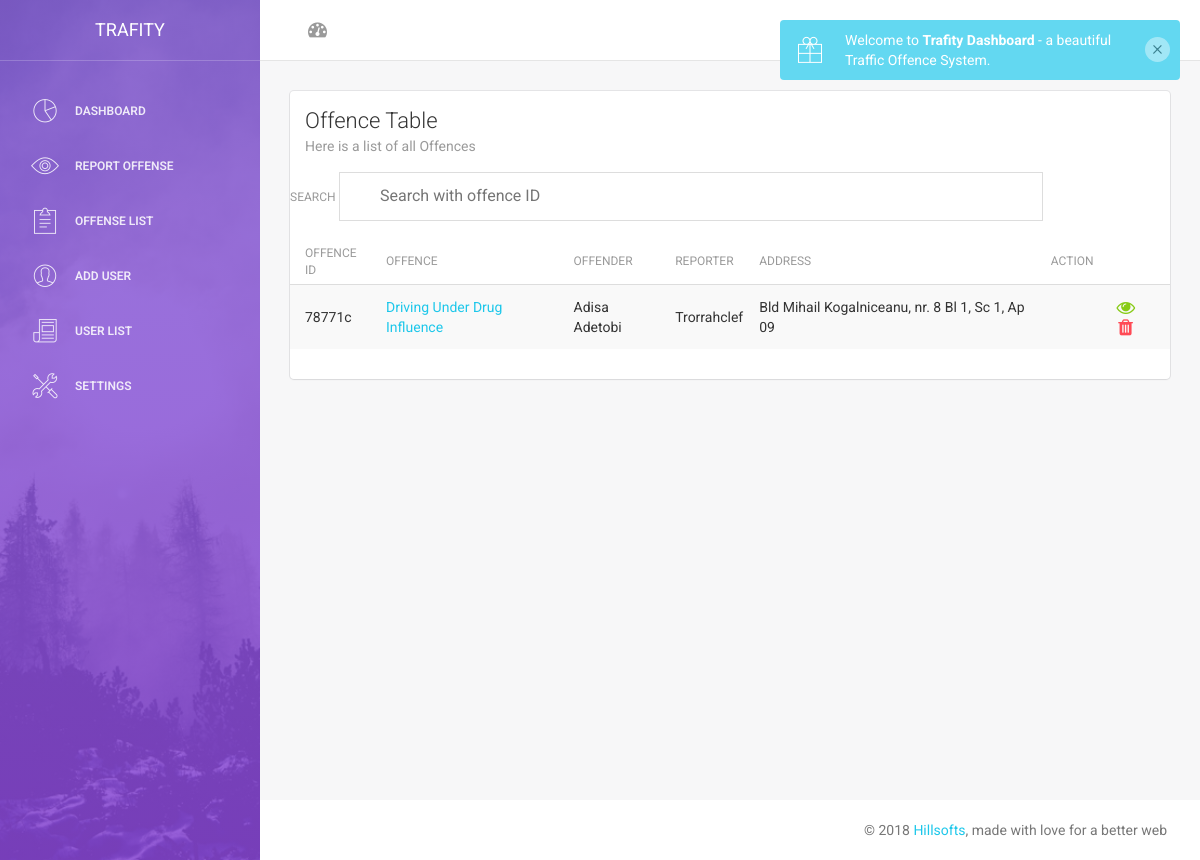
The page /view-offence.php (signed in) on the database its author committed.
### tables this page shows
CREATE TABLE IF NOT EXISTS `site_settings` (
  `id` int(11) NOT NULL,
  `site_name` varchar(300) NOT NULL,
  `site_desc` varchar(2000) NOT NULL,
  `email` varchar(300) NOT NULL,
  `phone` varchar(300) NOT NULL,
  `address` varchar(500) NOT NULL,
  `city` varchar(300) NOT NULL,
  `country` varchar(300) NOT NULL
);

CREATE TABLE IF NOT EXISTS `reported_offence` (
  `id` int(11) NOT NULL,
  `offence_id` varchar(200) NOT NULL,
  `vehicle_no` varchar(200) NOT NULL,
  `driver_license` varchar(300) NOT NULL,
  `name` varchar(500) NOT NULL,
  `address` varchar(1000) NOT NULL,
  `gender` varchar(300) NOT NULL,
  `officer_reporting` varchar(500) NOT NULL,
  `offence` varchar(1000) NOT NULL,
  `date` date NOT NULL
);

### view-offence.php (the view, shortened to what this page needs)
<?php include"sidebar.php"?>
        <div class="content">
            <div class="container-fluid">
                <div class="row">
                    <div class="col-md-12">
                        <div class="card">
                            <div class="header">
                                <h4 class="title">Offence Table</h4>
                                <p class="category">Here is a list of all Offences</p>
                            </div>
                            <div class="content table-responsive table-full-width">
							 <label for="filter">Search</label> <input type="text" name="filter" value="" id="myInput" placeholder="Search with offence ID" onkeyup="myFunction()"/>
                                <table class="table table-hover table-striped" id="myTable">
                                    <thead>
                                        <th>Offence ID</th>
                                    	<th>Offence</th>
                                    	<th>Offender</th>
                                    	<th>Reporter</th>
                                    	<th>Address</th>
										<th>Action</th>
                                    </thead>
                                    <tbody>
									<?php
	$result = $db->prepare("SELECT * FROM reported_offence ORDER BY id DESC");
	$result->execute();
	for($i=0; $row = $result->fetch(); $i++){
?>
                                        <tr>
										<td><?php echo $row['offence_id']; ?></td>
                                        	<td><a title="Click to view details" href="offence-detail.php?id=<?php echo $row['id']; ?>"><?php echo $row['offence']; ?></a></td>
                                        	<td><?php echo $row['name']; ?></td>
                                        	<td><?php echo $row['officer_reporting']; ?></td>
											<td><?php echo $row['address']; ?></td>
											<td><td><a rel="facebox" title="Click to edit view details" href="offence-detail.php?id=<?php echo $row['id']; ?>"><i class="fa fa-eye  fa-lg text-success"></i> </a>
			<a href="#" id="<?php echo $row['id']; ?>" class="delbutton" title="Click to Delete the Offense"><i class="fa fa-trash fa-lg text-danger"></i></a>
													</td>
                                        </tr>
	<?php } ?>
                                    </tbody>
                                </table>
    </div>
  </div>
                            </div>
                        </div>
                    </div>
                </div>
            </div>
        </div>
		   <footer class="footer">
            <div class="container-fluid">
                <p class="copyright pull-right">
                    &copy; <script>document.write(new Date().getFullYear())</script> <a href="http://www.lykup.com">Hillsofts</a>, made with love for a better web
                </p>
            </div>
        </footer>
</body>
</html>

### sidebar.php (shortened to what this page needs)
<?php
include('connect.php');
?>
<!doctype html>
<html lang="en">
<head>
<?php
	$result = $db->prepare("SELECT * FROM site_settings WHERE id=1");
	$result->execute();
	for($i=0; $row = $result->fetch(); $i++){
?>
    <link href="assets/css/bootstrap.min.css" rel="stylesheet" />
    <link href="assets/css/animate.min.css" rel="stylesheet"/>
    <link href="assets/css/light-bootstrap-dashboard.css?v=1.4.0" rel="stylesheet"/>
    <link href="assets/css/demo.css" rel="stylesheet" />
    <link href="http://maxcdn.bootstrapcdn.com/font-awesome/4.2.0/css/font-awesome.min.css" rel="stylesheet">
    <link href="assets/css/pe-icon-7-stroke.css" rel="stylesheet" />
</head>
<body>
<div class="wrapper">
    <div class="sidebar" data-color="purple" data-image="assets/img/sidebar-5.jpg">
    	<div class="sidebar-wrapper">
            <div class="logo">
                <a href="#" class="simple-text">
                    <?php echo $row['site_name']; ?>
                </a>
            </div>
<?php }?>
<?php
$position=$_SESSION['SESS_LAST_NAME'];
?>
<?php
if($position=='admin') {
?>
	  <ul class="nav">
                <li class="">
                    <a href="index.php">
                        <i class="pe-7s-graph"></i>
                        <p>Dashboard</p>
                    </a>
                </li>
				 <li>
                    <a href="report-offence.php">
                        <i class="pe-7s-look"></i>
                        <p>Report Offense</p>
                    </a>
                </li>
               <li>
                    <a href="view-offence.php">
                        <i class="pe-7s-note2"></i>
                        <p>Offense List</p>
                    </a>
                </li>
				<li>
                    <a href="add-user.php">
                        <i class="pe-7s-user"></i>
                        <p>Add User</p>
                    </a>
                </li>
                <li>
                    <a href="view-users.php">
                        <i class="pe-7s-news-paper"></i>
                        <p>User List</p>
                    </a>
                </li>
               <li>
                    <a href="site-settings.php">
                        <i class="pe-7s-tools"></i>
                        <p>Settings</p>
                    </a>
                </li>
			 </ul>
			 <?php
}
?>
    	</div>
    </div>
	 <div class="main-panel">
		<nav class="navbar navbar-default navbar-fixed">
            <div class="container-fluid">
                <div class="collapse navbar-collapse">
                    <ul class="nav navbar-nav navbar-left">
                        <li>
                            <a href="index.php" class="dropdown-toggle" data-toggle="dropdown">
                                <i class="fa fa-dashboard"></i>
                            </a>
                        </li>
                    </ul>
                    <ul class="nav navbar-nav navbar-right">
                        <li>
                           <a href="user.php">
                               <p>My Account</p>
                            </a>
                        </li>
                        <li>
                            <a href="logout.php">
                                <p>Log out</p>
                            </a>
                        </li>
                    </ul>
                </div>
            </div>
        </nav>

### rows shown on the page
site_settings: site_name "TRAFITY"
reported_offence: offence "78771c", offence "Driving Under Drug Influence", name "Adisa Adetobi", officer_reporting "Trorrahclef", address "Bld Mihail Kogalniceanu, nr. 8 Bl 1, Sc 1, Ap 09"
